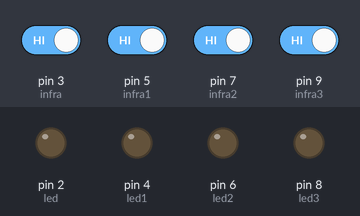
The sketch below on a simulated Arduino Uno, built with avr-gcc and run on an emulated ATmega328P. Parts: output pins drawn as LEDs (lit = HIGH). The test bench sets the inputs (shaded band); at power-on: pin 3 (infra), pin 5 (infra1), pin 7 (infra2), pin 9 (infra3) HIGH.

Above: at 1.2 s.
1.3 s: pin 3 (infra) driven LOW
At 2.0 s:
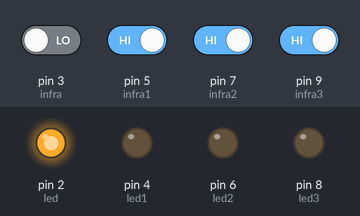
2.9 s: pin 5 (infra1) driven LOW
At 3.9 s:
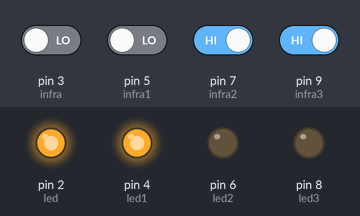
4.5 s: pin 7 (infra2) driven LOW
At 5.6 s:
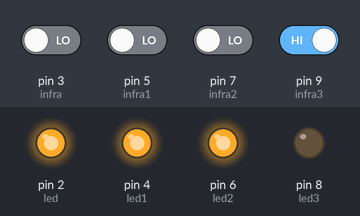
6.0 s: pin 9 (infra3) driven LOW
At 7.3 s:
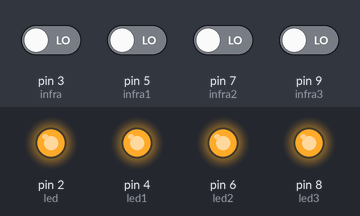
7.6 s: pin 3 (infra) driven HIGH
At 8.0 s:
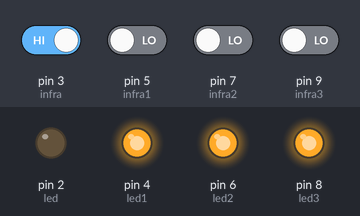
9.1 s: pin 5 (infra1) driven HIGH
At 9.8 s:
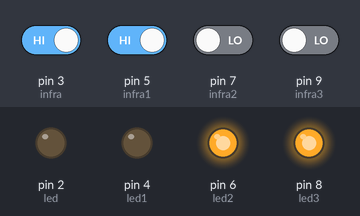
Timing chart, 0 to 11.7 s (numbered marks = the images above; inputs shaded):
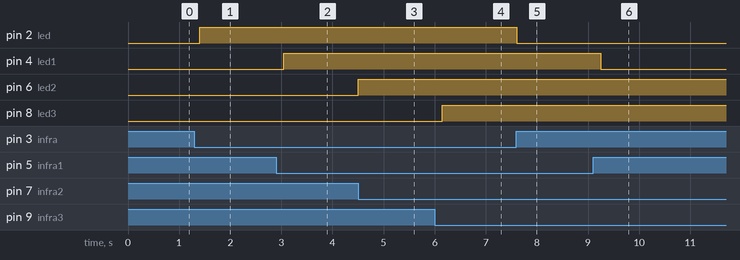

Measured:
- after the input at 1.3 s, pin 2 (led): LOW → HIGH after 0.10 s
- after the input at 2.9 s, pin 4 (led1): LOW → HIGH after 0.15 s
- after the input at 4.5 s, pin 6 (led2): LOW → HIGH at once
- after the input at 6.0 s, pin 8 (led3): LOW → HIGH after 0.15 s
- after the input at 7.6 s, pin 2 (led): HIGH → LOW at once
- after the input at 9.1 s, pin 4 (led1): HIGH → LOW after 0.15 s

The sketch:

TALLER-2022.ino
```cpp
//1 endicamos a que pines van cada uno
const int infra=3;
const int led=2;
//2
const int infra1=5;
const int led1=4;
//3
const int infra2=7;
const int led2=6;
//4
const int infra3=9;
const int led3=8;


void setup() {
  //1
  pinMode(infra,INPUT);
  pinMode(led,OUTPUT);
  //2
  pinMode(infra1,INPUT);
  pinMode(led1,OUTPUT);
  //3
  pinMode(infra2,INPUT);
  pinMode(led2,OUTPUT);
  //4
  pinMode(infra3,INPUT);
  pinMode(led3,OUTPUT);

}
void loop() {
int valor = digitalRead(infra);//indicamos que valor va a hacer lo mismo que el digitalRead
if(valor == LOW){//si cumple la condición va a realizar lo siguiente
  digitalWrite(led, HIGH);//se se cumple esto la led se encendera
  delay(50);//se tome un tiempo
}else{//si no hace esto
  digitalWrite(led, LOW);//el led estara apagdo
  delay(50);//se tome un tiempo
}

int valor1 = digitalRead(infra1);//indicamos que valor va a hacer lo mismo que el digitalRead
if(valor1==LOW){//si cumple la condición va a realizar lo siguiente
  digitalWrite(led1, HIGH);//se se cumple esto la led se encendera
  delay(50);//se tome un tiempo
}else{//si no hace esto
  digitalWrite(led1, LOW);//el led estara apagdo
  delay(50);//se tome un tiempo
}

int valor2 = digitalRead(infra2);//indicamos que valor va a hacer lo mismo que el digitalRead
if(valor2==LOW){//si cumple la condición va a realizar lo siguiente
  digitalWrite(led2, HIGH);//se se cumple esto la led se encendera
  delay(50);//se tome un tiempo
}else{//si no hace esto
  digitalWrite(led2, LOW);//el led estara apagdo
  delay(50);//se tome un tiempo
}

int valor3 = digitalRead(infra3);//indicamos que valor va a hacer lo mismo que el digitalRead
if(valor3==LOW){//si cumple la condición va a realizar lo siguiente
  digitalWrite(led3, HIGH);//se se cumple esto la led se encendera
  delay(50);//se tome un tiempo
}else{//si no hace esto
  digitalWrite(led3, LOW);//el led estara apagdo
  delay(50);//se tome un tiempo
}

}
```
